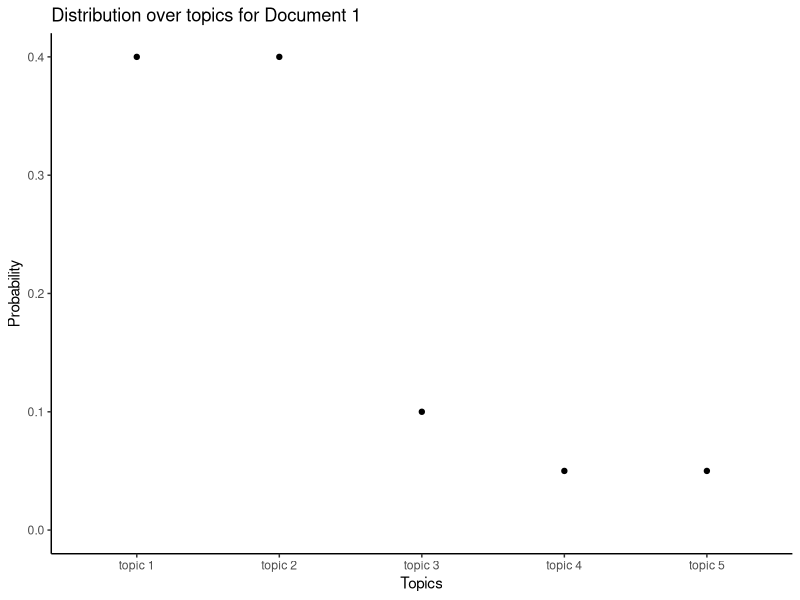
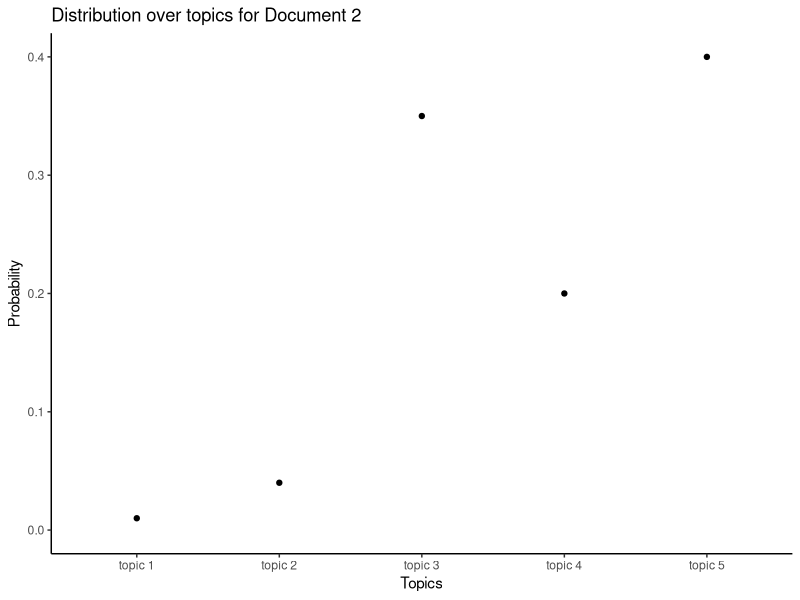
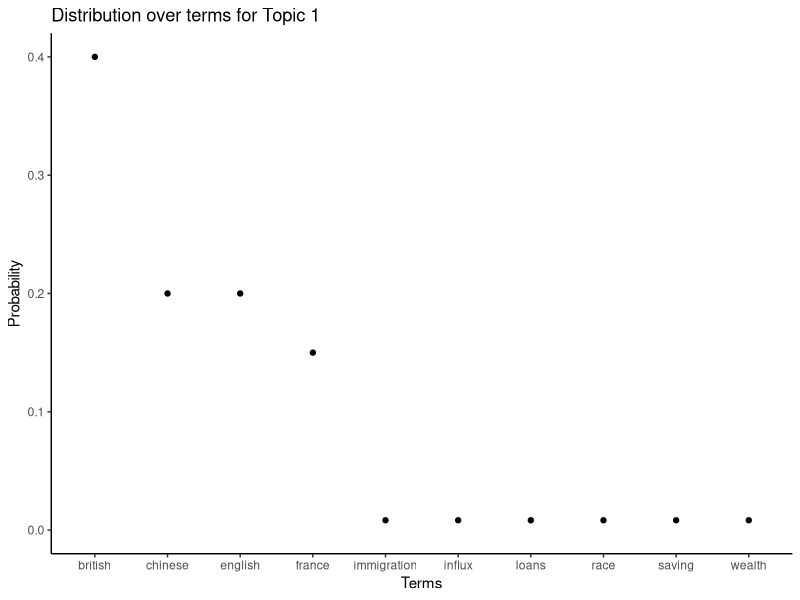
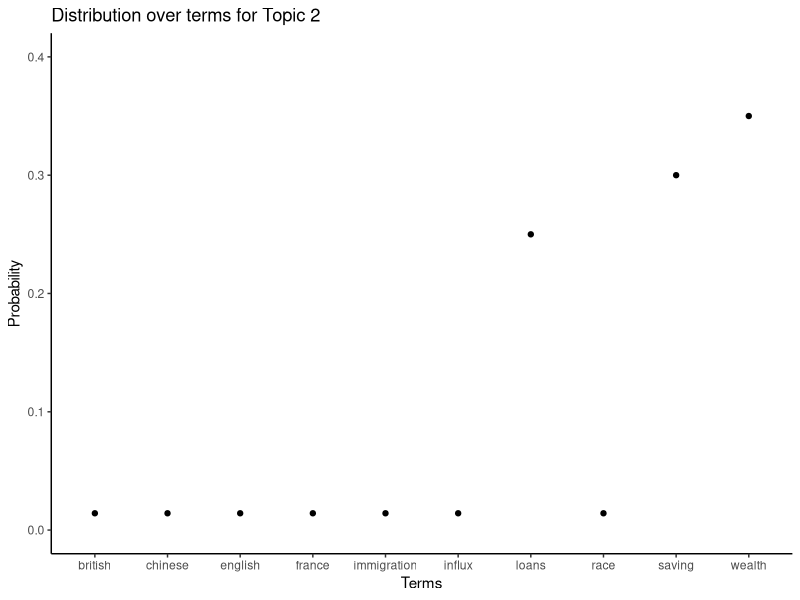

Recreate these plots in R, in order.
## ---- chunk 1
knitr::opts_chunk$set(echo = TRUE)
library(tidyverse)
## ---- chunk 2
knitr::opts_chunk$set(fig.pos = 'h')
## ---- chunk 3
document_1 <- tibble(
  Topics = c(
  "topic 1", "topic 2", "topic 3", "topic 4", "topic 5"
  ),
  Probability = c(0.40, 0.40, 0.1, 0.05, 0.05)
  )

document_2 <- tibble(
  Topics = c(
  "topic 1", "topic 2", "topic 3", "topic 4", "topic 5"
  ),
  Probability = c(0.01, 0.04, 0.35, 0.20, 0.4)
  )  

par(mfrow=c(2,1))
ggplot(document_1, aes(Topics, Probability)) +
  geom_point() +
  theme_classic() +
  labs(title = "Distribution over topics for Document 1") +
  coord_cartesian(ylim = c(0, 0.4))

ggplot(document_2, aes(Topics, Probability)) +
  geom_point() +
  theme_classic() +
  labs(title = "Distribution over topics for Document 2") +
  coord_cartesian(ylim = c(0, 0.4))
## ---- chunk 4
topic_1 <- tibble(
  Terms = c(
  "immigration", "race", "influx", "loans", "wealth", "saving", "chinese", "france", "british", "english"
  ),
  Probability = c(0.0083, 0.0083, 0.0083, 0.0083, 0.0083, 0.0083, 0.2, 0.15, 0.4, 0.2)
  )

topic_2 <- tibble(
  Terms = c(
  "immigration", "race", "influx", "loans", "wealth", "saving", "chinese", "france", "british", "english"
  ),
  Probability = c(0.0142, 0.0142, 0.0142, 0.25, 0.35, 0.30, 0.0142, 0.0142, 0.0142, 0.0142)
  )  

# par(mar = c(4, 4, 0.1, 0.1))
ggplot(topic_1, aes(Terms, Probability)) +
  geom_point() +
  theme_classic() +
  labs(title = "Distribution over terms for Topic 1") +
  coord_cartesian(ylim = c(0, 0.4))
ggplot(topic_2, aes(Terms, Probability)) +
  geom_point() +
  theme_classic() +
  labs(title = "Distribution over terms for Topic 2") +
  coord_cartesian(ylim = c(0, 0.4))
